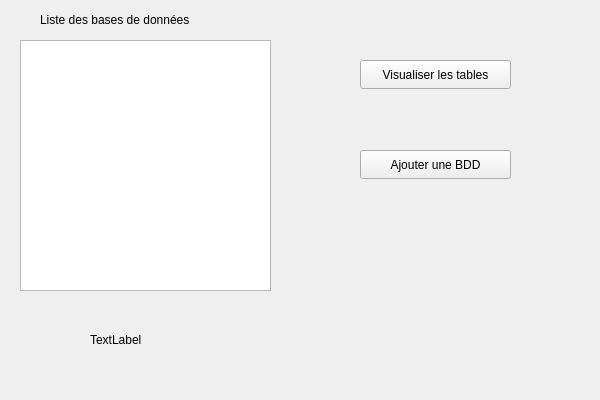
<?xml version="1.0" encoding="UTF-8"?>
<ui version="4.0">
 <class>ProfilPage</class>
 <widget class="QWidget" name="ProfilPage">
  <property name="geometry">
   <rect>
    <x>0</x>
    <y>0</y>
    <width>600</width>
    <height>400</height>
   </rect>
  </property>
  <property name="windowTitle">
   <string>Form</string>
  </property>
  <widget class="QLabel" name="label">
   <property name="geometry">
    <rect>
     <x>40</x>
     <y>10</y>
     <width>211</width>
     <height>20</height>
    </rect>
   </property>
   <property name="text">
    <string>Liste des bases de données </string>
   </property>
  </widget>
  <widget class="QPushButton" name="pushButton">
   <property name="geometry">
    <rect>
     <x>360</x>
     <y>60</y>
     <width>151</width>
     <height>29</height>
    </rect>
   </property>
   <property name="text">
    <string>Visualiser les tables</string>
   </property>
  </widget>
  <widget class="QPushButton" name="addButton">
   <property name="geometry">
    <rect>
     <x>360</x>
     <y>150</y>
     <width>151</width>
     <height>29</height>
    </rect>
   </property>
   <property name="text">
    <string>Ajouter une BDD</string>
   </property>
  </widget>
  <widget class="QListWidget" name="listWidget">
   <property name="geometry">
    <rect>
     <x>20</x>
     <y>40</y>
     <width>251</width>
     <height>251</height>
    </rect>
   </property>
  </widget>
  <widget class="QLabel" name="lab">
   <property name="geometry">
    <rect>
     <x>90</x>
     <y>330</y>
     <width>421</width>
     <height>20</height>
    </rect>
   </property>
   <property name="text">
    <string>TextLabel</string>
   </property>
  </widget>
 </widget>
 <resources/>
 <connections/>
</ui>
